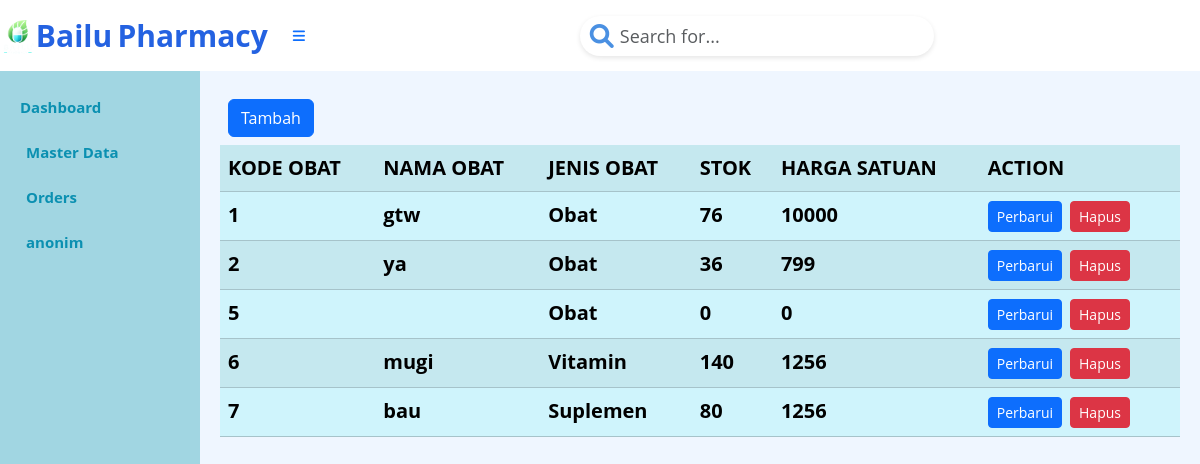
The app's page /index.php?page=obat (signed in), older data.
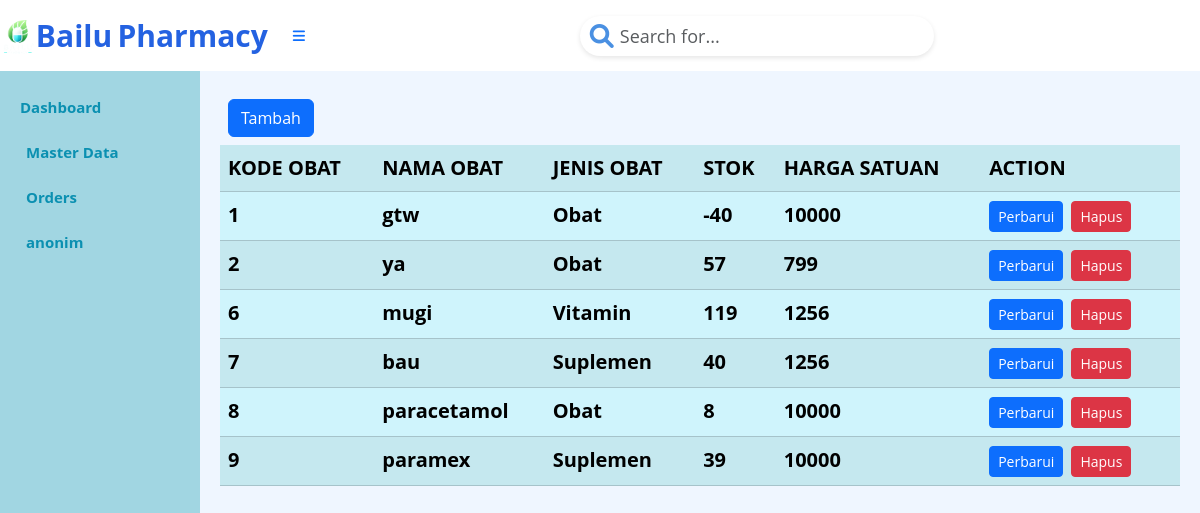
The same page, newer data.
### tables this page shows
CREATE TABLE `tb_obat` (
  `Id_Obat` int(3) NOT NULL AUTO_INCREMENT,
  `Nama_Obat` varchar(15) NOT NULL,
  `Stok_obat` int(5) NOT NULL,
  `Harga_satuan` int(8) NOT NULL,
  `Id_jenis` int(3) NOT NULL,
  PRIMARY KEY (`Id_Obat`),
  KEY `Id_jenis` (`Id_jenis`),
  CONSTRAINT `tb_obat_ibfk_1` FOREIGN KEY (`Id_jenis`) REFERENCES `tb_jenis_obat` (`Id_jenis`)
);

CREATE TABLE `tb_jenis_obat` (
  `Id_jenis` int(3) NOT NULL AUTO_INCREMENT,
  `nama_jenis` varchar(15) NOT NULL,
  `bentuk_obat` enum('Tablet','Sirup','kapsul','bubuk','makanan') NOT NULL,
  PRIMARY KEY (`Id_jenis`)
);

### obat.php (the view, shortened to what this page needs)
<div class="d-grid gap-2 p-2 d-md-flex justify-content-md">
    <a class="btn btn-primary me-md-2" href="index.php?page=obat.form&action=add" role="button">Tambah</a>
</div>
<?php
$mysqli = new mysqli("localhost", "root", "", "apotek");
$result = $mysqli->query("SELECT tb_obat.Id_Obat, tb_obat.Nama_Obat, tb_jenis_obat.Nama_jenis AS Jenis_obat, tb_obat.Stok_obat, tb_obat.Harga_satuan
    FROM tb_obat
    JOIN tb_jenis_obat ON tb_obat.Id_jenis = tb_jenis_obat.Id_jenis");
?>
<table class="table table-info table-striped">
    <tr>
        <th>KODE OBAT</th>
        <th>NAMA OBAT</th>
        <th>JENIS OBAT</th>
        <th>STOK</th>
        <th>HARGA SATUAN</th>
        <th>ACTION</th>
    </tr>
    <?php
    foreach ($result as $row) {
        echo "<tr>";
        echo "<td>";
        echo $row['Id_Obat'];
        echo "</td>";
        echo "<td>";
        echo $row['Nama_Obat'];
        echo "</td>";
        echo "<td>";
        echo $row['Jenis_obat'];
        echo "</td>";
        echo "<td>";
        echo $row['Stok_obat'];
        echo "</td>";
        echo "<td>";
        echo $row['Harga_satuan'];
        echo "</td>";
        echo "<td>";
        echo "<a class='btn btn-primary me-md-2 btn-sm' href='index.php?page=obat.form&Id_Obat=" . $row['Id_Obat'] . "&action=edit'>Perbarui</a>";
        echo "<form action='obat.action.php' method='POST' style ='display:inline;'>";
        echo "<button type='submit' class='btn btn-danger me-md-2 btn-sm' onclick='return confirm(\"Ingin menghapus data ini?\");'>Hapus</button>";
        echo "</form>";
        echo "</td>";
        echo "</tr>";
    }
    ?>
</table>

### index.php (shortened to what this page needs)
<?php
$page = isset($_GET['page']) ? $_GET['page'] : 'dashboard';
?>
<!DOCTYPE html>
<html lang="en">
<head>
    <link href="https://cdnjs.cloudflare.com/ajax/libs/font-awesome/6.0.0-beta3/css/all.min.css" rel="stylesheet">
    <link href="https://cdn.jsdelivr.net/npm/bootstrap@5.3.2/dist/css/bootstrap.min.css" rel="stylesheet">
</head>
<body class="sb-nav-fixed">
    <nav class="sb-topnav navbar navbar-expand navbar-dark bg-white">
        <img src="image/logo.png" alt="Logo Pharmacy" width="40" height="40">
        <a class="navbar-brand" href="index.php">
            <span style="color: #2462E1; font-family: 'Open Sans', sans-serif;">Bailu</span>
            <span style="color: #2462E1; font-family: 'Open Sans', sans-serif;">Pharmacy</span>
        </a>
        <button class="btn btn-link btn-sm order-1 order-lg-0" id="sidebarToggle" href="#"><i class="fas fa-bars"></i></button>
        <form class="search-bar mx-auto" method="get" action="">
            <div class="search-container">
                <div class="search-bar-bg"></div>
                <i class="fas fa-search search-icon"></i>
                <input class="search-input form-control" type="text" name="search" placeholder="Search for..." aria-label="Search" />
            </div>
        </form>
    </nav>
    <div class="container-fluid">
        <div class="row">
            <div class="col-2 sidebar">
                <ul>
                    <li><a href="index.php?page=dashboard">Dashboard</a></li>
                    <li>
                        <button class="btn-toggle" onclick="toggleMenu('master-collapse')">
                            Master Data
                        </button>
                    </li>
                    <li>
                        <button class="btn-toggle" onclick="toggleMenu('orders-collapse')">
                            Orders
                        </button>
                    </li>
                    <li>
                        <button class="btn-toggle" onclick="toggleMenu('account-collapse')">
                            <div class="user-info d-flex align-items-center">
                                <span><?php echo $_SESSION['username']; ?></span>
                            </div>
                        </button>
                    </li>
                </ul>
            </div>
            <div class="col content">
                <?php
                $page_file = $page . '.php';
                if (file_exists($page_file)) {
                    include $page_file;
                } else {
                    echo "<h1>Halaman tidak ditemukan.</h1>";
                }
                ?>
            </div>
        </div>
    </div>
</body>
</html>

### index.php (style rules this page uses)
body { background-color: #EFF6FF; font-family: 'Open Sans', sans-serif; font-weight: bold; font-size: 20px; color: #0B90B1; }
.sidebar { background-color: #A1D6E2; color: white; min-height: 100vh; padding: 20px; }
.sidebar ul { list-style: none; padding: 0; }
.sidebar ul li { margin-bottom: 15px; }
.sidebar ul li a, .sidebar ul li button { font-family: 'Open Sans', sans-serif; font-weight: bold; font-size: 15px; color: #0B90B1; text-decoration: none; background: none; border: none; cursor: pointer; }
.content { padding: 20px; }
.navbar .search-bar { width: 100%; display: flex; justify-content: center; position: relative; }
.search-container { width: 40%; position: relative; }
.search-input { width: 100%; height: 40px; padding: 0 15px 0 40px; font-size: 0.9em; border-radius: 25px; outline: none; box-shadow: 0 2px 5px rgba(0, 0, 0, 0.1); border: none; }
.search-bar-bg { position: absolute; top: 0; left: 0; width: 100%; height: 15px; border-radius: 25px 25px 0 0; }
.search-icon { position: absolute; top: 50%; left: 10px; transform: translateY(-50%); font-size: 1.2em; color: #4A90E2; z-index: 3; }
.navbar-brand span { font-size: 1.5em; }

Row changes from the older to the newer data that the page shows:
removed tb_obat: Id_Obat "5", Id_jenis.nama_jenis "Obat", Stok_obat "0", Harga_satuan "0"
changed tb_obat "gtw": Stok_obat "76" → "-40"
changed tb_obat "ya": Stok_obat "36" → "57"
changed tb_obat "mugi": Stok_obat "140" → "119"
changed tb_obat "bau": Stok_obat "80" → "40"
added tb_obat: Id_Obat "8", Nama_Obat "paracetamol", Id_jenis.nama_jenis "Obat", Stok_obat "8", Harga_satuan "10000"
added tb_obat: Id_Obat "9", Nama_Obat "paramex", Id_jenis.nama_jenis "Suplemen", Stok_obat "39", Harga_satuan "10000"
